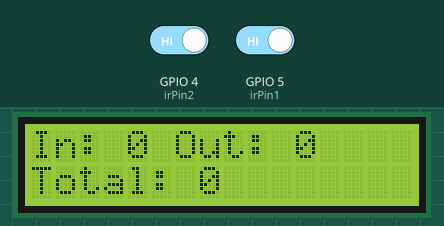
Bench run of a sketch on a simulated ESP8266 (NodeMCU). Shown: 16×2 character LCD. Inputs (shaded band) come from the test bench; at power-on: GPIO 4 (irPin2) HIGH, GPIO 5 (irPin1) HIGH. What the sketch prints to the serial monitor is not drawn.

Above: at 2.3 s.
2.4 s: GPIO 4 (irPin2) driven LOW and GPIO 5 (irPin1) driven LOW
At 4.7 s:
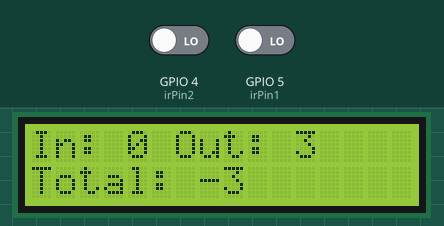
4.9 s: GPIO 4 (irPin2) driven HIGH
6.4 s: GPIO 4 (irPin2) driven LOW
At 7.2 s:
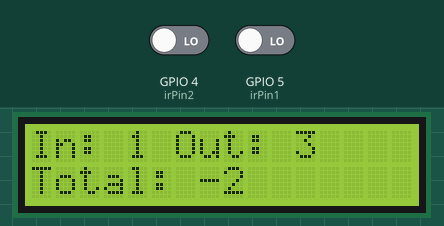
Timing chart, 0 to 9.4 s (numbered marks = the images above; inputs shaded):
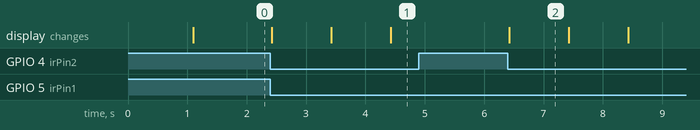

Measured:
- after the input at 2.4 s, the display: first changes at once (image 1 shows a later state)
- after the input at 4.9 s, every drawn part: stays the same
- after the input at 6.4 s, the display: changes at once (image 2)
- what the display in image 2 shows lasts 1.0 s, from 6.4 s to 7.4 s

The sketch:

esp8266_only_lcd_no_wifi.ino
```cpp
#include <Wire.h>
#include <LiquidCrystal_I2C.h>  // Include the LiquidCrystal library

// Define IR sensor pins
const int irPin1 = 5;   // Entry IR sensor output (D1)
const int irPin2 = 4;   // Exit IR sensor output (D2)

// Counters
int peopleCount = 0;        // Current count of people inside
int totalIn = 0;            // Total entries
int totalOut = 0;           // Total exits

// Flags and timing
bool sensor1Triggered = false;
bool sensor2Triggered = false;
unsigned long sensor1TriggerTime = 0;
unsigned long sensor2TriggerTime = 0;
const unsigned long maxPassingTime = 10000; // 10 seconds max to pass through the gate
const unsigned long cooldownTime = 1000;    // 1 second cooldown period

unsigned long lastActionTime = 0;      // Time of the last entry/exit action

// LCD object
LiquidCrystal_I2C lcd(0x27, 16, 2); // Adjust the address if necessary

void setup() {
  Serial.begin(9600);    // Initialize Serial communication
  pinMode(irPin1, INPUT);
  pinMode(irPin2, INPUT);

  // Initialize I2C (LCD) on D3 (GPIO 0) and D4 (GPIO 2)
  Wire.begin(0, 2); // SDA on D3 (GPIO 0), SCL on D4 (GPIO 2)
  lcd.begin();
  lcd.backlight();
  lcd.print("Visitor Counter");
  delay(1000);
  lcd.clear();
  updateLCD();
}

void loop() {
  unsigned long currentTime = millis();

  // Handle sensors and counting logic
  int sensor1State = digitalRead(irPin1);
  int sensor2State = digitalRead(irPin2);

  // Check if enough time has passed since the last action
  if (currentTime - lastActionTime < cooldownTime) {
    return; // Skip processing if within cooldown period
  }

  // Check for Sensor 1 (Entry) trigger
  if (sensor1State == LOW && !sensor1Triggered) {
    sensor1Triggered = true;
    sensor1TriggerTime = currentTime;
  }

  // Check for Sensor 2 (Exit) trigger
  if (sensor2State == LOW && !sensor2Triggered) {
    sensor2Triggered = true;
    sensor2TriggerTime = currentTime;
  }

  // Check if both sensors have been triggered
  if (sensor1Triggered && sensor2Triggered) {
    // Determine direction based on which sensor was triggered first
    if (sensor1TriggerTime < sensor2TriggerTime) {
      // Entry detected
      peopleCount++;
      totalIn++;
      Serial.println("Entry detected");
    } else {
      // Exit detected
      peopleCount--;
      totalOut++;
      Serial.println("Exit detected");
    }

    // Update last action time and reset triggers
    lastActionTime = currentTime;
    sensor1Triggered = false;
    sensor2Triggered = false;

    // Update LCD if count changes
    updateLCD();
  }

  // Reset triggers if too much time has passed
  if (sensor1Triggered && (currentTime - sensor1TriggerTime > maxPassingTime)) {
    Serial.println("Sensor 1 timeout");
    sensor1Triggered = false;
  }
  if (sensor2Triggered && (currentTime - sensor2TriggerTime > maxPassingTime)) {
    Serial.println("Sensor 2 timeout");
    sensor2Triggered = false;
  }
}

void updateLCD() {
  lcd.clear();
  lcd.setCursor(0, 0);
  lcd.print("In: ");
  lcd.print(totalIn);
  lcd.print(" Out: ");
  lcd.print(totalOut);

  lcd.setCursor(0, 1);
  lcd.print("Total: ");
  lcd.print(peopleCount);
}
```
